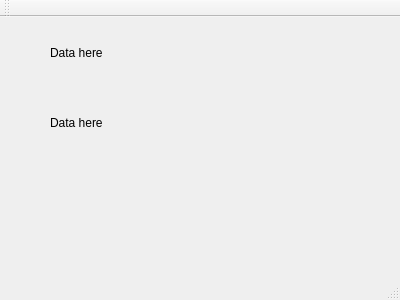
<?xml version="1.0" encoding="UTF-8"?>
<ui version="4.0">
 <class>MainWindow</class>
 <widget class="QMainWindow" name="MainWindow">
  <property name="geometry">
   <rect>
    <x>0</x>
    <y>0</y>
    <width>400</width>
    <height>300</height>
   </rect>
  </property>
  <property name="windowTitle">
   <string>MainWindow</string>
  </property>
  <widget class="QWidget" name="centralWidget">
   <widget class="QLabel" name="label_length">
    <property name="geometry">
     <rect>
      <x>50</x>
      <y>10</y>
      <width>271</width>
      <height>51</height>
     </rect>
    </property>
    <property name="text">
     <string>Data here</string>
    </property>
   </widget>
   <widget class="QLabel" name="label_message">
    <property name="geometry">
     <rect>
      <x>50</x>
      <y>80</y>
      <width>271</width>
      <height>51</height>
     </rect>
    </property>
    <property name="text">
     <string>Data here</string>
    </property>
   </widget>
  </widget>
  <widget class="QMenuBar" name="menuBar">
   <property name="geometry">
    <rect>
     <x>0</x>
     <y>0</y>
     <width>400</width>
     <height>30</height>
    </rect>
   </property>
  </widget>
  <widget class="QToolBar" name="mainToolBar">
   <attribute name="toolBarArea">
    <enum>TopToolBarArea</enum>
   </attribute>
   <attribute name="toolBarBreak">
    <bool>false</bool>
   </attribute>
  </widget>
  <widget class="QStatusBar" name="statusBar"/>
 </widget>
 <layoutdefault spacing="6" margin="11"/>
 <resources/>
 <connections/>
</ui>
